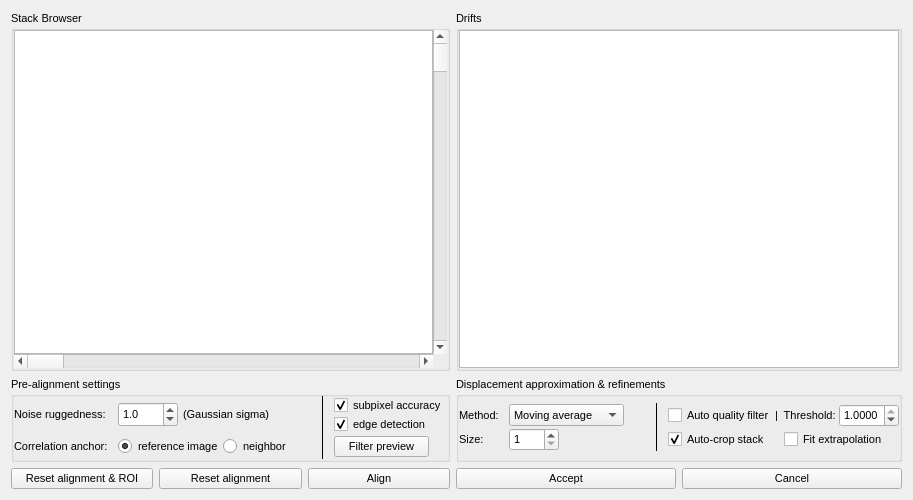
<?xml version="1.0" encoding="UTF-8"?>
<ui version="4.0">
 <author>Jan-David Förster</author>
 <class>Alignment</class>
 <widget class="QWidget" name="Alignment">
  <property name="geometry">
   <rect>
    <x>0</x>
    <y>0</y>
    <width>913</width>
    <height>500</height>
   </rect>
  </property>
  <property name="windowTitle">
   <string>Form</string>
  </property>
  <property name="toolTip">
   <string/>
  </property>
  <property name="whatsThis">
   <string/>
  </property>
  <layout class="QVBoxLayout" name="verticalLayout">
   <item>
    <layout class="QGridLayout" name="gridLayout">
     <item row="0" column="0">
      <widget class="QGroupBox" name="groupBox">
       <property name="sizePolicy">
        <sizepolicy hsizetype="MinimumExpanding" vsizetype="MinimumExpanding">
         <horstretch>0</horstretch>
         <verstretch>0</verstretch>
        </sizepolicy>
       </property>
       <property name="minimumSize">
        <size>
         <width>100</width>
         <height>100</height>
        </size>
       </property>
       <property name="font">
        <font>
         <family>Ubuntu</family>
         <pointsize>8</pointsize>
        </font>
       </property>
       <property name="title">
        <string>Stack Browser</string>
       </property>
       <layout class="QHBoxLayout" name="horizontalLayout_4">
        <property name="spacing">
         <number>0</number>
        </property>
        <property name="leftMargin">
         <number>0</number>
        </property>
        <property name="topMargin">
         <number>0</number>
        </property>
        <property name="rightMargin">
         <number>0</number>
        </property>
        <property name="bottomMargin">
         <number>0</number>
        </property>
        <item>
         <layout class="QGridLayout" name="gridLayout_6">
          <property name="rightMargin">
           <number>0</number>
          </property>
          <property name="spacing">
           <number>0</number>
          </property>
          <item row="0" column="0">
           <widget class="GraphicsView" name="canvas">
            <property name="font">
             <font>
              <family>Ubuntu</family>
              <pointsize>8</pointsize>
             </font>
            </property>
           </widget>
          </item>
          <item row="0" column="1">
           <widget class="QScrollBar" name="slider_eng">
            <property name="font">
             <font>
              <family>Ubuntu</family>
              <pointsize>8</pointsize>
             </font>
            </property>
            <property name="orientation">
             <enum>Qt::Vertical</enum>
            </property>
           </widget>
          </item>
          <item row="1" column="0">
           <widget class="QScrollBar" name="slider_theta">
            <property name="orientation">
             <enum>Qt::Horizontal</enum>
            </property>
           </widget>
          </item>
         </layout>
        </item>
       </layout>
      </widget>
     </item>
     <item row="0" column="1">
      <widget class="QGroupBox" name="groupBox_2">
       <property name="sizePolicy">
        <sizepolicy hsizetype="MinimumExpanding" vsizetype="MinimumExpanding">
         <horstretch>0</horstretch>
         <verstretch>0</verstretch>
        </sizepolicy>
       </property>
       <property name="font">
        <font>
         <family>Ubuntu</family>
         <pointsize>8</pointsize>
        </font>
       </property>
       <property name="title">
        <string>Drifts</string>
       </property>
       <layout class="QHBoxLayout" name="horizontalLayout_3">
        <property name="spacing">
         <number>0</number>
        </property>
        <property name="leftMargin">
         <number>0</number>
        </property>
        <property name="topMargin">
         <number>0</number>
        </property>
        <property name="rightMargin">
         <number>0</number>
        </property>
        <property name="bottomMargin">
         <number>0</number>
        </property>
        <item>
         <widget class="GraphicsLayoutWidget" name="DriftsWidget">
          <property name="font">
           <font>
            <family>Ubuntu</family>
            <pointsize>8</pointsize>
           </font>
          </property>
         </widget>
        </item>
       </layout>
      </widget>
     </item>
     <item row="1" column="1">
      <layout class="QGridLayout" name="gridLayout_2">
       <property name="horizontalSpacing">
        <number>0</number>
       </property>
       <property name="verticalSpacing">
        <number>6</number>
       </property>
       <item row="2" column="0">
        <layout class="QHBoxLayout" name="horizontalLayout">
         <property name="spacing">
          <number>6</number>
         </property>
         <property name="bottomMargin">
          <number>0</number>
         </property>
         <item>
          <widget class="QPushButton" name="button_ok">
           <property name="sizePolicy">
            <sizepolicy hsizetype="Minimum" vsizetype="Fixed">
             <horstretch>0</horstretch>
             <verstretch>0</verstretch>
            </sizepolicy>
           </property>
           <property name="font">
            <font>
             <family>Ubuntu</family>
             <pointsize>8</pointsize>
            </font>
           </property>
           <property name="text">
            <string>Accept</string>
           </property>
          </widget>
         </item>
         <item>
          <widget class="QPushButton" name="button_cancel">
           <property name="font">
            <font>
             <family>Ubuntu</family>
             <pointsize>8</pointsize>
            </font>
           </property>
           <property name="text">
            <string>Cancel</string>
           </property>
          </widget>
         </item>
        </layout>
       </item>
       <item row="0" column="0">
        <widget class="QGroupBox" name="groupBox_4">
         <property name="font">
          <font>
           <family>Ubuntu</family>
           <pointsize>8</pointsize>
          </font>
         </property>
         <property name="title">
          <string>Displacement approximation &amp;&amp; refinements</string>
         </property>
         <layout class="QVBoxLayout" name="verticalLayout_3">
          <property name="spacing">
           <number>0</number>
          </property>
          <property name="leftMargin">
           <number>0</number>
          </property>
          <property name="topMargin">
           <number>0</number>
          </property>
          <property name="rightMargin">
           <number>0</number>
          </property>
          <property name="bottomMargin">
           <number>0</number>
          </property>
          <item>
           <layout class="QGridLayout" name="gridLayout_4">
            <property name="horizontalSpacing">
             <number>10</number>
            </property>
            <property name="verticalSpacing">
             <number>0</number>
            </property>
            <item row="1" column="5">
             <layout class="QHBoxLayout" name="horizontalLayout_6">
              <item>
               <widget class="QCheckBox" name="cb_autocrop">
                <property name="text">
                 <string>Auto-crop stack</string>
                </property>
                <property name="checked">
                 <bool>true</bool>
                </property>
               </widget>
              </item>
              <item>
               <widget class="QCheckBox" name="cb_extrapolate">
                <property name="text">
                 <string>Fit extrapolation</string>
                </property>
                <property name="checked">
                 <bool>false</bool>
                </property>
               </widget>
              </item>
             </layout>
            </item>
            <item row="1" column="1">
             <widget class="QLabel" name="label_7">
              <property name="text">
               <string>Size:</string>
              </property>
             </widget>
            </item>
            <item row="0" column="1">
             <widget class="QLabel" name="label_6">
              <property name="minimumSize">
               <size>
                <width>0</width>
                <height>25</height>
               </size>
              </property>
              <property name="maximumSize">
               <size>
                <width>16777215</width>
                <height>25</height>
               </size>
              </property>
              <property name="text">
               <string>Method:</string>
              </property>
             </widget>
            </item>
            <item row="1" column="4">
             <widget class="Line" name="line_2">
              <property name="frameShadow">
               <enum>QFrame::Plain</enum>
              </property>
              <property name="orientation">
               <enum>Qt::Vertical</enum>
              </property>
             </widget>
            </item>
            <item row="1" column="2">
             <widget class="QSpinBox" name="spinBoxFiltersize">
              <property name="maximumSize">
               <size>
                <width>50</width>
                <height>16777215</height>
               </size>
              </property>
              <property name="minimum">
               <number>1</number>
              </property>
              <property name="value">
               <number>1</number>
              </property>
             </widget>
            </item>
            <item row="0" column="2">
             <widget class="QComboBox" name="comboBox_approx">
              <item>
               <property name="text">
                <string>Moving average</string>
               </property>
              </item>
              <item>
               <property name="text">
                <string>Linear regression</string>
               </property>
              </item>
             </widget>
            </item>
            <item row="0" column="4">
             <widget class="Line" name="line">
              <property name="frameShadow">
               <enum>QFrame::Plain</enum>
              </property>
              <property name="orientation">
               <enum>Qt::Vertical</enum>
              </property>
             </widget>
            </item>
            <item row="0" column="5">
             <layout class="QHBoxLayout" name="horizontalLayout_5">
              <property name="spacing">
               <number>0</number>
              </property>
              <property name="sizeConstraint">
               <enum>QLayout::SetNoConstraint</enum>
              </property>
              <item>
               <widget class="QCheckBox" name="cb_autoerror">
                <property name="minimumSize">
                 <size>
                  <width>0</width>
                  <height>0</height>
                 </size>
                </property>
                <property name="maximumSize">
                 <size>
                  <width>16777215</width>
                  <height>25</height>
                 </size>
                </property>
                <property name="text">
                 <string>Auto quality filter</string>
                </property>
                <property name="checked">
                 <bool>false</bool>
                </property>
               </widget>
              </item>
              <item>
               <widget class="QLabel" name="label_5">
                <property name="minimumSize">
                 <size>
                  <width>0</width>
                  <height>0</height>
                 </size>
                </property>
                <property name="maximumSize">
                 <size>
                  <width>16777215</width>
                  <height>16777215</height>
                 </size>
                </property>
                <property name="text">
                 <string>|  Threshold: </string>
                </property>
               </widget>
              </item>
              <item>
               <widget class="QDoubleSpinBox" name="spinBoxError">
                <property name="maximumSize">
                 <size>
                  <width>60</width>
                  <height>16777215</height>
                 </size>
                </property>
                <property name="decimals">
                 <number>4</number>
                </property>
                <property name="maximum">
                 <double>1.000000000000000</double>
                </property>
                <property name="singleStep">
                 <double>0.002000000000000</double>
                </property>
                <property name="value">
                 <double>1.000000000000000</double>
                </property>
               </widget>
              </item>
             </layout>
            </item>
            <item row="0" column="3">
             <spacer name="horizontalSpacer_3">
              <property name="orientation">
               <enum>Qt::Horizontal</enum>
              </property>
              <property name="sizeHint" stdset="0">
               <size>
                <width>40</width>
                <height>20</height>
               </size>
              </property>
             </spacer>
            </item>
           </layout>
          </item>
         </layout>
        </widget>
       </item>
      </layout>
     </item>
     <item row="1" column="0">
      <layout class="QGridLayout" name="gridLayout_5" rowstretch="0,0" rowminimumheight="0,0">
       <property name="bottomMargin">
        <number>0</number>
       </property>
       <property name="horizontalSpacing">
        <number>0</number>
       </property>
       <property name="verticalSpacing">
        <number>6</number>
       </property>
       <item row="0" column="0">
        <widget class="QGroupBox" name="groupBox_3">
         <property name="minimumSize">
          <size>
           <width>0</width>
           <height>0</height>
          </size>
         </property>
         <property name="maximumSize">
          <size>
           <width>16777215</width>
           <height>120</height>
          </size>
         </property>
         <property name="font">
          <font>
           <family>Ubuntu</family>
           <pointsize>8</pointsize>
          </font>
         </property>
         <property name="title">
          <string>Pre-alignment settings</string>
         </property>
         <layout class="QVBoxLayout" name="verticalLayout_2">
          <property name="spacing">
           <number>0</number>
          </property>
          <property name="leftMargin">
           <number>0</number>
          </property>
          <property name="topMargin">
           <number>0</number>
          </property>
          <property name="rightMargin">
           <number>0</number>
          </property>
          <property name="bottomMargin">
           <number>0</number>
          </property>
          <item>
           <layout class="QGridLayout" name="gridLayout_3">
            <property name="horizontalSpacing">
             <number>10</number>
            </property>
            <property name="verticalSpacing">
             <number>0</number>
            </property>
            <item row="0" column="1">
             <layout class="QHBoxLayout" name="horizontalLayout_7">
              <property name="rightMargin">
               <number>6</number>
              </property>
              <item>
               <widget class="QDoubleSpinBox" name="spinBoxGauss">
                <property name="minimumSize">
                 <size>
                  <width>0</width>
                  <height>25</height>
                 </size>
                </property>
                <property name="maximumSize">
                 <size>
                  <width>60</width>
                  <height>25</height>
                 </size>
                </property>
                <property name="decimals">
                 <number>1</number>
                </property>
                <property name="singleStep">
                 <double>0.500000000000000</double>
                </property>
                <property name="value">
                 <double>1.000000000000000</double>
                </property>
               </widget>
              </item>
              <item>
               <spacer name="horizontalSpacer">
                <property name="orientation">
                 <enum>Qt::Horizontal</enum>
                </property>
                <property name="sizeType">
                 <enum>QSizePolicy::Maximum</enum>
                </property>
                <property name="sizeHint" stdset="0">
                 <size>
                  <width>5</width>
                  <height>20</height>
                 </size>
                </property>
               </spacer>
              </item>
              <item>
               <widget class="QLabel" name="label_3">
                <property name="minimumSize">
                 <size>
                  <width>0</width>
                  <height>25</height>
                 </size>
                </property>
                <property name="maximumSize">
                 <size>
                  <width>16777215</width>
                  <height>25</height>
                 </size>
                </property>
                <property name="text">
                 <string>(Gaussian sigma)</string>
                </property>
               </widget>
              </item>
             </layout>
            </item>
            <item row="1" column="3">
             <widget class="QPushButton" name="button_preview">
              <property name="sizePolicy">
               <sizepolicy hsizetype="Maximum" vsizetype="Fixed">
                <horstretch>0</horstretch>
                <verstretch>0</verstretch>
               </sizepolicy>
              </property>
              <property name="minimumSize">
               <size>
                <width>95</width>
                <height>0</height>
               </size>
              </property>
              <property name="text">
               <string>Filter preview</string>
              </property>
              <property name="checkable">
               <bool>true</bool>
              </property>
             </widget>
            </item>
            <item row="0" column="0">
             <widget class="QLabel" name="label">
              <property name="sizePolicy">
               <sizepolicy hsizetype="Maximum" vsizetype="Preferred">
                <horstretch>0</horstretch>
                <verstretch>0</verstretch>
               </sizepolicy>
              </property>
              <property name="minimumSize">
               <size>
                <width>0</width>
                <height>18</height>
               </size>
              </property>
              <property name="maximumSize">
               <size>
                <width>16777215</width>
                <height>25</height>
               </size>
              </property>
              <property name="text">
               <string>Noise ruggedness:</string>
              </property>
             </widget>
            </item>
            <item row="1" column="0">
             <widget class="QLabel" name="label_2">
              <property name="sizePolicy">
               <sizepolicy hsizetype="Maximum" vsizetype="Preferred">
                <horstretch>0</horstretch>
                <verstretch>0</verstretch>
               </sizepolicy>
              </property>
              <property name="minimumSize">
               <size>
                <width>0</width>
                <height>18</height>
               </size>
              </property>
              <property name="maximumSize">
               <size>
                <width>16777215</width>
                <height>25</height>
               </size>
              </property>
              <property name="text">
               <string>Correlation anchor:</string>
              </property>
             </widget>
            </item>
            <item row="1" column="1">
             <layout class="QHBoxLayout" name="horizontalLayout_11">
              <property name="sizeConstraint">
               <enum>QLayout::SetDefaultConstraint</enum>
              </property>
              <item>
               <widget class="QRadioButton" name="rB_referenced">
                <property name="sizePolicy">
                 <sizepolicy hsizetype="Minimum" vsizetype="Fixed">
                  <horstretch>0</horstretch>
                  <verstretch>0</verstretch>
                 </sizepolicy>
                </property>
                <property name="minimumSize">
                 <size>
                  <width>0</width>
                  <height>25</height>
                 </size>
                </property>
                <property name="maximumSize">
                 <size>
                  <width>200</width>
                  <height>16777215</height>
                 </size>
                </property>
                <property name="text">
                 <string>reference image</string>
                </property>
                <property name="checked">
                 <bool>true</bool>
                </property>
               </widget>
              </item>
              <item>
               <widget class="QRadioButton" name="rB_consecutive">
                <property name="enabled">
                 <bool>true</bool>
                </property>
                <property name="minimumSize">
                 <size>
                  <width>0</width>
                  <height>25</height>
                 </size>
                </property>
                <property name="maximumSize">
                 <size>
                  <width>16777215</width>
                  <height>16777215</height>
                 </size>
                </property>
                <property name="text">
                 <string>neighbor</string>
                </property>
                <property name="checked">
                 <bool>false</bool>
                </property>
               </widget>
              </item>
              <item>
               <spacer name="horizontalSpacer_2">
                <property name="orientation">
                 <enum>Qt::Horizontal</enum>
                </property>
                <property name="sizeHint" stdset="0">
                 <size>
                  <width>40</width>
                  <height>20</height>
                 </size>
                </property>
               </spacer>
              </item>
             </layout>
            </item>
            <item row="0" column="3">
             <layout class="QVBoxLayout" name="verticalLayout_4">
              <item>
               <widget class="QCheckBox" name="cb_upsampling">
                <property name="text">
                 <string>subpixel accuracy</string>
                </property>
                <property name="checked">
                 <bool>true</bool>
                </property>
               </widget>
              </item>
              <item>
               <widget class="QCheckBox" name="cb_edgedetect">
                <property name="text">
                 <string>edge detection</string>
                </property>
                <property name="checked">
                 <bool>true</bool>
                </property>
               </widget>
              </item>
             </layout>
            </item>
            <item row="0" column="2">
             <widget class="Line" name="line_3">
              <property name="frameShadow">
               <enum>QFrame::Plain</enum>
              </property>
              <property name="orientation">
               <enum>Qt::Vertical</enum>
              </property>
             </widget>
            </item>
            <item row="1" column="2">
             <widget class="Line" name="line_4">
              <property name="frameShadow">
               <enum>QFrame::Plain</enum>
              </property>
              <property name="orientation">
               <enum>Qt::Vertical</enum>
              </property>
             </widget>
            </item>
           </layout>
          </item>
         </layout>
        </widget>
       </item>
       <item row="1" column="0">
        <layout class="QHBoxLayout" name="horizontalLayout_2">
         <property name="spacing">
          <number>6</number>
         </property>
         <item>
          <widget class="QPushButton" name="button_rstroi">
           <property name="font">
            <font>
             <pointsize>8</pointsize>
            </font>
           </property>
           <property name="text">
            <string>Reset alignment &amp;&amp; ROI</string>
           </property>
          </widget>
         </item>
         <item>
          <widget class="QPushButton" name="button_rstalign">
           <property name="font">
            <font>
             <family>Ubuntu</family>
             <pointsize>8</pointsize>
            </font>
           </property>
           <property name="text">
            <string>Reset alignment</string>
           </property>
          </widget>
         </item>
         <item>
          <widget class="QPushButton" name="button_align">
           <property name="enabled">
            <bool>true</bool>
           </property>
           <property name="font">
            <font>
             <family>Ubuntu</family>
             <pointsize>8</pointsize>
            </font>
           </property>
           <property name="text">
            <string>Align</string>
           </property>
          </widget>
         </item>
        </layout>
       </item>
      </layout>
     </item>
    </layout>
   </item>
  </layout>
 </widget>
 <customwidgets>
  <customwidget>
   <class>GraphicsView</class>
   <extends>QGraphicsView</extends>
   <header location="global">pyqtgraph</header>
  </customwidget>
  <customwidget>
   <class>GraphicsLayoutWidget</class>
   <extends>QGraphicsView</extends>
   <header location="global">pyqtgraph</header>
  </customwidget>
 </customwidgets>
 <resources/>
 <connections/>
</ui>
